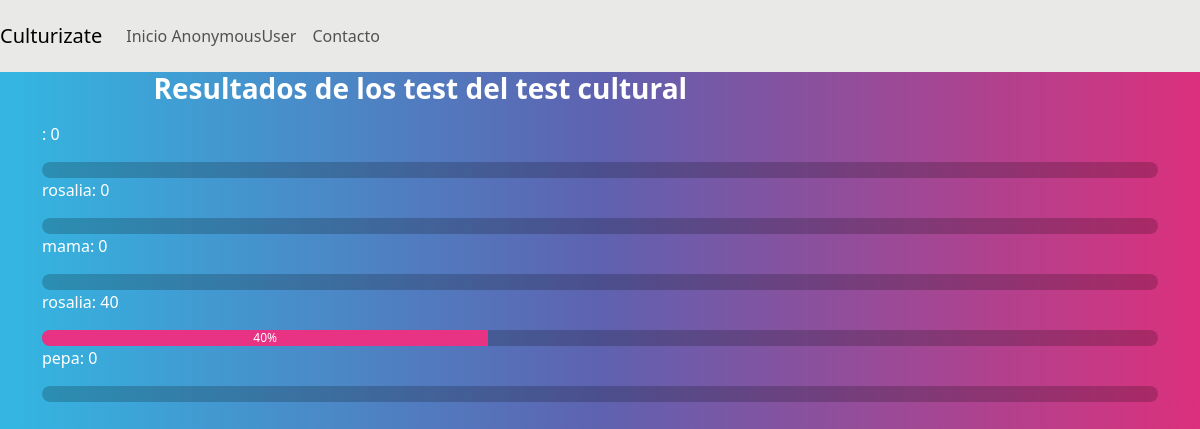
Page /cultural_test_results/ on the earlier database version.
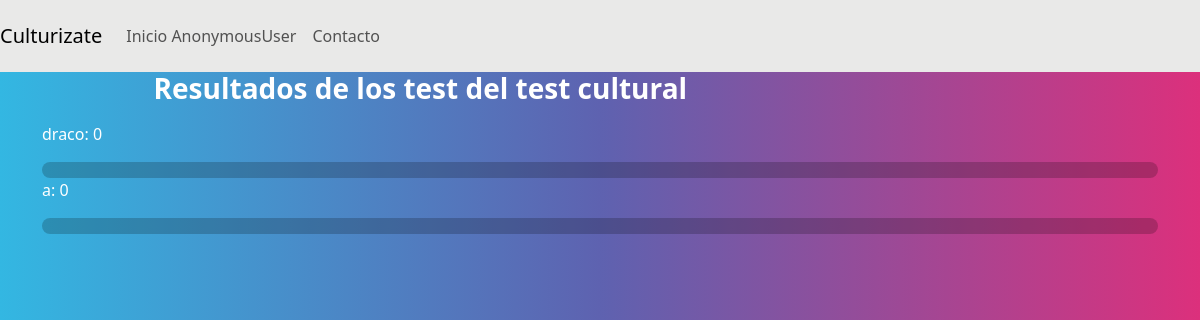
Same page on the later database version.
### culturizateApp/models.py (models this page shows)
class UserProfile(AbstractUser):
    name = models.CharField(max_length=255)
    surname=models.CharField(max_length=200)
    email = models.EmailField()
    done=models.IntegerField(default=0)
    correct_answers=models.IntegerField(default=0)
    fails=models.IntegerField(default=0)
    fails_avg=models.IntegerField(default=0)
    score = models.IntegerField(default=0)
    art_score=models.IntegerField(default=0)
    iq_score=models.IntegerField(default=0)
    culture_score=models.IntegerField(default=0)
    attempts = models.IntegerField(default=0)
    informatica_score=models.IntegerField(default=0)
    ciencia_score=models.IntegerField(default=0)
    historia_score=models.IntegerField(default=0)
    geopolitica_score=models.IntegerField(default=0)
    curiosidades_score=models.IntegerField(default=0)
    espiritualidad_score=models.IntegerField(default=0)
    historia_score=models.IntegerField(default=0)
    sociedad_points=models.IntegerField(default=0)
    sociedad_actual_score=models.IntegerField(default=0)
    sociedad_last_score=models.IntegerField(default=0)
    sociedad_test_score=models.IntegerField(default=0)
    sociedad_test_message=models.CharField(max_length=100)
    art_actual_score=models.IntegerField(default=0)
    art_last_score=models.IntegerField(default=0)
    art_test_score=models.IntegerField(default=0)
    art_test_message=models.CharField(max_length=100)
    art_attempts=models.IntegerField(default=2)
    iq_attempts=models.IntegerField(default=2)
    culture_attempts=models.IntegerField(default=2)
    art_success=models.IntegerField(default=0)
    art_errors=models.IntegerField(default=0)
    round=models.IntegerField(default=0)
    art_test_score=models.IntegerField(default=0)
    initial_score=models.IntegerField(default=0)

### culturizateApp/views.py (the view)
# urls.py: path('cultural_test_results/',views.cultural_test_results,name='cultural_test_results'),
def cultural_test_results(request):
    user_results=UserResults(request)
    cultural_test_dict=user_results.cultural_results()
    print(f' diccionario: {cultural_test_dict}')
    return render(request, 'cultural_results.html',{'cultural_test_dict':cultural_test_dict})

### culturizateApp/utils.py (called while the page is built)
    def cultural_results(self):
        cultural_results_dict=[]
        for user in self.users:
            print(f'usuario  {user}')
            sociedad_last_score=user.sociedad_last_score
            print(f' {user},las_score:{user.sociedad_last_score}')
            cultural_results_dict.append({'username':user.name,'cultural_last_score':sociedad_last_score})
            print(f'diccionario en utils: {cultural_results_dict}')
        return cultural_results_dict

### culturizateApp/templates/cultural_results.html
{% extends 'base.html'%}
{% block content %}
<div class="card-header" style="width: 80%; margin: auto;">
    <h3> Resultados de los test del test cultural </h3></div>
    {% for result in cultural_test_dict %}
        <div>
            <div>
                <p>{{ result.username }}: {{result.cultural_last_score}}</p>
            </div>
            <div class="progress">
                <div class="progress-bar" style="width: {{ result.cultural_last_score }}%;"role="progressbar" aria-valuenow="{{ result.cultural_last_score }}" aria-valuemin="0" aria-valuemax="100">{{ result.cultural_last_score }}%</div>
            </div>
        </div>
    {% endfor %}
{% endblock %}

### culturizateApp/templates/base.html (shortened to what this page needs)
{% load static %}
{% load crispy_forms_tags %}
<!DOCTYPE html>
<html lang="en">
  <head>
    <link rel="stylesheet" href="https://bootswatch.com/5/quartz/bootstrap.min.css">
  </head>
  <body>
    <nav class="navbar navbar-expand-lg navbar-light bg-light">
      <a class="navbar-brand" href="{% url 'profile' %}">Culturizate</a>
      <div class="collapse navbar-collapse" id="navbarNav">
        <ul class="navbar-nav">
          <li class="nav-item active">
            <a class="nav-link" href="{% url 'profile' %}">Inicio <span class="sr-only">{{ user }}</span></a>
          </li>
          <li class="nav-item">
            <a class="nav-link" href="#">Contacto</a>
          </li>
        </ul>
      </div>
    </nav>
    <div class="container">
      {% block content %}{% endblock %}
    </div>
  </body>
</html>

Differences in the rows shown:
no longer on this page (row edited): UserProfile: username "rosalia"
removed UserProfile: username "mama"
removed UserProfile: username "rosalia"
removed UserProfile: username "pepa"
now on this page (row edited): UserProfile: username "draco"
Other differences:
new list line: ": 0"
new list line: "a : 0"
list line gone: ": 0"
list line gone: ": 40 40 %"
